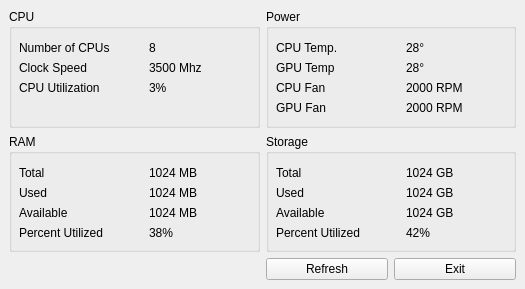
<?xml version="1.0" encoding="UTF-8"?>
<ui version="4.0">
 <class>MainWindow</class>
 <widget class="QMainWindow" name="MainWindow">
  <property name="geometry">
   <rect>
    <x>0</x>
    <y>0</y>
    <width>525</width>
    <height>289</height>
   </rect>
  </property>
  <property name="windowTitle">
   <string>PCStatus | Details Under the Hood</string>
  </property>
  <widget class="QWidget" name="centralwidget">
   <layout class="QGridLayout" name="gridLayout">
    <item row="1" column="0" colspan="2">
     <widget class="QGroupBox" name="boxRAM">
      <property name="title">
       <string>RAM</string>
      </property>
      <widget class="QLabel" name="label_7">
       <property name="geometry">
        <rect>
         <x>10</x>
         <y>30</y>
         <width>121</width>
         <height>17</height>
        </rect>
       </property>
       <property name="text">
        <string>Total</string>
       </property>
      </widget>
      <widget class="QLabel" name="labTotRAM">
       <property name="geometry">
        <rect>
         <x>140</x>
         <y>30</y>
         <width>71</width>
         <height>17</height>
        </rect>
       </property>
       <property name="text">
        <string>1024 MB</string>
       </property>
      </widget>
      <widget class="QLabel" name="label_8">
       <property name="geometry">
        <rect>
         <x>10</x>
         <y>50</y>
         <width>121</width>
         <height>17</height>
        </rect>
       </property>
       <property name="text">
        <string>Used</string>
       </property>
      </widget>
      <widget class="QLabel" name="labUsedRAM">
       <property name="geometry">
        <rect>
         <x>140</x>
         <y>50</y>
         <width>71</width>
         <height>17</height>
        </rect>
       </property>
       <property name="text">
        <string>1024 MB</string>
       </property>
      </widget>
      <widget class="QLabel" name="label_9">
       <property name="geometry">
        <rect>
         <x>10</x>
         <y>70</y>
         <width>121</width>
         <height>17</height>
        </rect>
       </property>
       <property name="text">
        <string>Available</string>
       </property>
      </widget>
      <widget class="QLabel" name="labAvailRAM">
       <property name="geometry">
        <rect>
         <x>140</x>
         <y>70</y>
         <width>71</width>
         <height>17</height>
        </rect>
       </property>
       <property name="text">
        <string>1024 MB</string>
       </property>
      </widget>
      <widget class="QLabel" name="label_10">
       <property name="geometry">
        <rect>
         <x>10</x>
         <y>90</y>
         <width>121</width>
         <height>17</height>
        </rect>
       </property>
       <property name="text">
        <string>Percent Utilized</string>
       </property>
      </widget>
      <widget class="QLabel" name="labPercentRAM">
       <property name="geometry">
        <rect>
         <x>140</x>
         <y>90</y>
         <width>71</width>
         <height>17</height>
        </rect>
       </property>
       <property name="text">
        <string>38%</string>
       </property>
      </widget>
     </widget>
    </item>
    <item row="1" column="2" colspan="2">
     <widget class="QGroupBox" name="boxStorage">
      <property name="title">
       <string>Storage</string>
      </property>
      <widget class="QLabel" name="label_11">
       <property name="geometry">
        <rect>
         <x>10</x>
         <y>30</y>
         <width>121</width>
         <height>17</height>
        </rect>
       </property>
       <property name="text">
        <string>Total</string>
       </property>
      </widget>
      <widget class="QLabel" name="labTotStorage">
       <property name="geometry">
        <rect>
         <x>140</x>
         <y>30</y>
         <width>71</width>
         <height>17</height>
        </rect>
       </property>
       <property name="text">
        <string>1024 GB</string>
       </property>
      </widget>
      <widget class="QLabel" name="labUsedStorage">
       <property name="geometry">
        <rect>
         <x>140</x>
         <y>50</y>
         <width>71</width>
         <height>17</height>
        </rect>
       </property>
       <property name="text">
        <string>1024 GB</string>
       </property>
      </widget>
      <widget class="QLabel" name="label_12">
       <property name="geometry">
        <rect>
         <x>10</x>
         <y>50</y>
         <width>121</width>
         <height>17</height>
        </rect>
       </property>
       <property name="text">
        <string>Used</string>
       </property>
      </widget>
      <widget class="QLabel" name="label_13">
       <property name="geometry">
        <rect>
         <x>10</x>
         <y>70</y>
         <width>121</width>
         <height>17</height>
        </rect>
       </property>
       <property name="text">
        <string>Available</string>
       </property>
      </widget>
      <widget class="QLabel" name="labAvailStorage">
       <property name="geometry">
        <rect>
         <x>140</x>
         <y>70</y>
         <width>71</width>
         <height>17</height>
        </rect>
       </property>
       <property name="text">
        <string>1024 GB</string>
       </property>
      </widget>
      <widget class="QLabel" name="label_14">
       <property name="geometry">
        <rect>
         <x>10</x>
         <y>90</y>
         <width>121</width>
         <height>17</height>
        </rect>
       </property>
       <property name="text">
        <string>Percent Utilized</string>
       </property>
      </widget>
      <widget class="QLabel" name="labPercentStorage">
       <property name="geometry">
        <rect>
         <x>140</x>
         <y>90</y>
         <width>71</width>
         <height>17</height>
        </rect>
       </property>
       <property name="text">
        <string>42%</string>
       </property>
      </widget>
     </widget>
    </item>
    <item row="0" column="0" colspan="2">
     <widget class="QGroupBox" name="boxCPU">
      <property name="title">
       <string>CPU</string>
      </property>
      <widget class="QLabel" name="label">
       <property name="geometry">
        <rect>
         <x>10</x>
         <y>30</y>
         <width>121</width>
         <height>17</height>
        </rect>
       </property>
       <property name="text">
        <string>Number of CPUs</string>
       </property>
      </widget>
      <widget class="QLabel" name="labCPUCount">
       <property name="geometry">
        <rect>
         <x>140</x>
         <y>30</y>
         <width>21</width>
         <height>17</height>
        </rect>
       </property>
       <property name="text">
        <string>8</string>
       </property>
      </widget>
      <widget class="QLabel" name="labCPUClock">
       <property name="geometry">
        <rect>
         <x>140</x>
         <y>50</y>
         <width>81</width>
         <height>17</height>
        </rect>
       </property>
       <property name="text">
        <string>3500 Mhz</string>
       </property>
      </widget>
      <widget class="QLabel" name="label_2">
       <property name="geometry">
        <rect>
         <x>10</x>
         <y>50</y>
         <width>121</width>
         <height>17</height>
        </rect>
       </property>
       <property name="text">
        <string>Clock Speed</string>
       </property>
      </widget>
      <widget class="QLabel" name="labCPUUtil">
       <property name="geometry">
        <rect>
         <x>140</x>
         <y>70</y>
         <width>81</width>
         <height>17</height>
        </rect>
       </property>
       <property name="text">
        <string>3%</string>
       </property>
      </widget>
      <widget class="QLabel" name="label_3">
       <property name="geometry">
        <rect>
         <x>10</x>
         <y>70</y>
         <width>121</width>
         <height>17</height>
        </rect>
       </property>
       <property name="text">
        <string>CPU Utilization</string>
       </property>
      </widget>
     </widget>
    </item>
    <item row="0" column="2" colspan="2">
     <widget class="QGroupBox" name="boxPower">
      <property name="title">
       <string>Power</string>
      </property>
      <widget class="QLabel" name="labCPUTemp">
       <property name="geometry">
        <rect>
         <x>140</x>
         <y>30</y>
         <width>31</width>
         <height>17</height>
        </rect>
       </property>
       <property name="text">
        <string>28°</string>
       </property>
      </widget>
      <widget class="QLabel" name="label_4">
       <property name="geometry">
        <rect>
         <x>10</x>
         <y>30</y>
         <width>121</width>
         <height>17</height>
        </rect>
       </property>
       <property name="text">
        <string>CPU Temp.</string>
       </property>
      </widget>
      <widget class="QLabel" name="label_5">
       <property name="geometry">
        <rect>
         <x>10</x>
         <y>50</y>
         <width>121</width>
         <height>17</height>
        </rect>
       </property>
       <property name="text">
        <string>GPU Temp</string>
       </property>
      </widget>
      <widget class="QLabel" name="labGPUTemp">
       <property name="geometry">
        <rect>
         <x>140</x>
         <y>50</y>
         <width>31</width>
         <height>17</height>
        </rect>
       </property>
       <property name="text">
        <string>28°</string>
       </property>
      </widget>
      <widget class="QLabel" name="labCPUFanSpeed">
       <property name="geometry">
        <rect>
         <x>140</x>
         <y>70</y>
         <width>81</width>
         <height>17</height>
        </rect>
       </property>
       <property name="text">
        <string>2000 RPM</string>
       </property>
      </widget>
      <widget class="QLabel" name="label_6">
       <property name="geometry">
        <rect>
         <x>10</x>
         <y>70</y>
         <width>121</width>
         <height>17</height>
        </rect>
       </property>
       <property name="text">
        <string>CPU Fan</string>
       </property>
      </widget>
      <widget class="QLabel" name="labGPUFanSpeed">
       <property name="geometry">
        <rect>
         <x>140</x>
         <y>90</y>
         <width>81</width>
         <height>17</height>
        </rect>
       </property>
       <property name="text">
        <string>2000 RPM</string>
       </property>
      </widget>
      <widget class="QLabel" name="label_15">
       <property name="geometry">
        <rect>
         <x>10</x>
         <y>90</y>
         <width>121</width>
         <height>17</height>
        </rect>
       </property>
       <property name="text">
        <string>GPU Fan</string>
       </property>
      </widget>
     </widget>
    </item>
    <item row="2" column="3">
     <widget class="QPushButton" name="btnExit">
      <property name="text">
       <string>Exit</string>
      </property>
     </widget>
    </item>
    <item row="2" column="2">
     <widget class="QPushButton" name="btnRefresh">
      <property name="text">
       <string>Refresh</string>
      </property>
     </widget>
    </item>
   </layout>
  </widget>
 </widget>
 <resources/>
 <connections/>
</ui>
